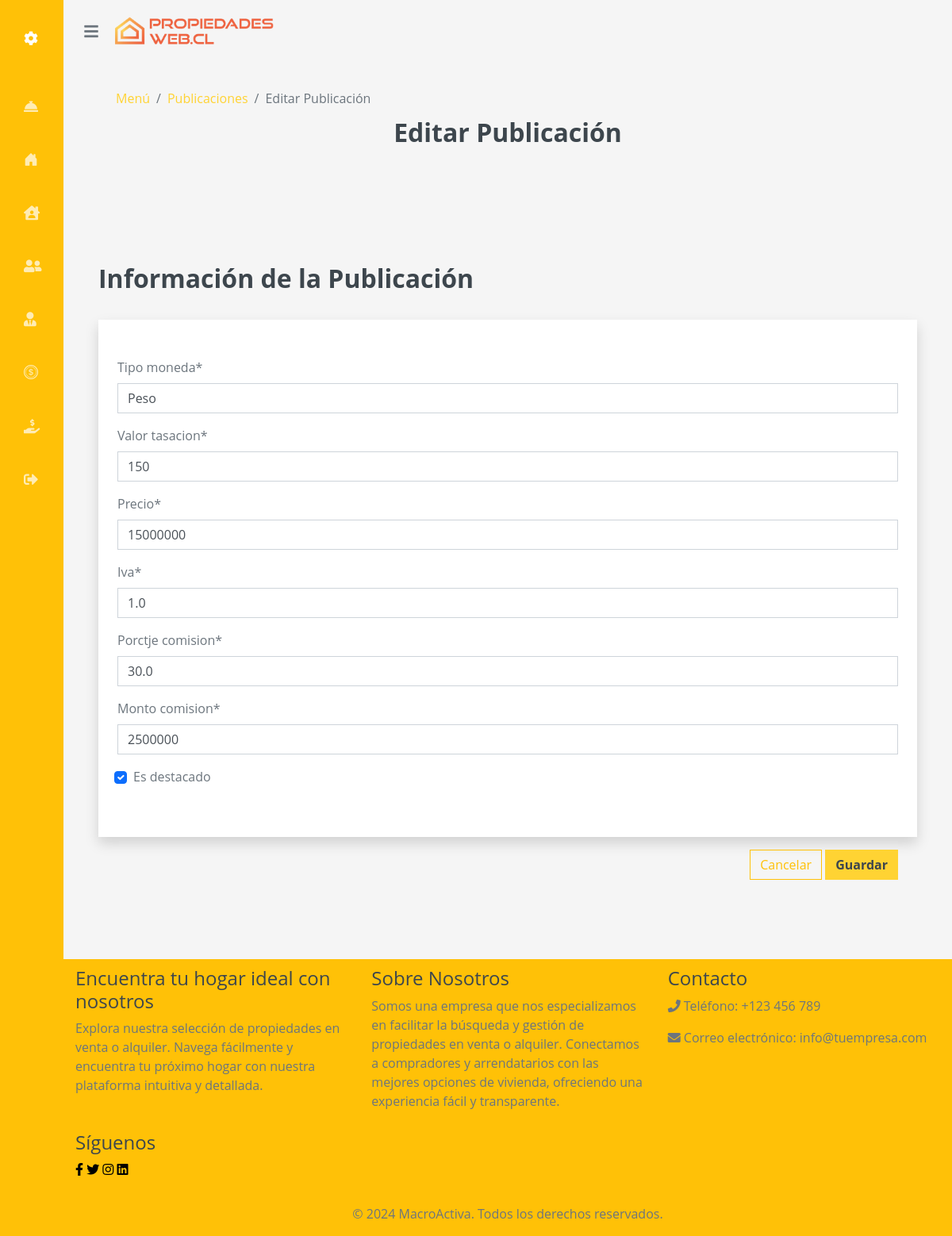
Screenshot of /editar_publicacion/10/ (signed in) with the database file from the repository.
### core/models.py (models this page shows, shortened)
class Publicacion(models.Model):
    id_publicacion = models.AutoField(primary_key=True)
    tipo_moneda = models.CharField(max_length=10)
    valor_tasacion = models.IntegerField()
    precio = models.IntegerField()
    iva = models.FloatField()
    porctje_comision = models.FloatField()
    monto_comision = models.IntegerField()
    es_destacado = models.BooleanField()
    id_propiedad = models.ForeignKey(Propiedad, on_delete=CASCADE)

### core/views.py (the view)
# urls.py: path('editar_publicacion/<int:id_publicacion>/', views.editar_publicacion, name='editar_publicacion'),
@login_required
def editar_publicacion(request, id_publicacion):
    publicacion = get_object_or_404(Publicacion, id_publicacion=id_publicacion)
    if publicacion.id_propiedad.rut_empresa != request.user:
        return HttpResponseForbidden("No tienes permiso para acceder a esta página")
    if request.method == 'POST':
        form = frmPublicacion(request.POST, instance=publicacion)
        if form.is_valid():
            form.save()
            messages.success(request, "Publicación actualizada correctamente")
            return redirect('publicacion')
    else:
        form = frmPublicacion(instance=publicacion)
    return render(request, 'core/editar_publicacion.html', {'form': form,})

### core/forms.py
class frmPublicacion(forms.ModelForm):
    class Meta:
        model = Publicacion
        fields = ['tipo_moneda','valor_tasacion','precio','iva','porctje_comision','monto_comision','es_destacado']

### core/templates/core/editar_publicacion.html (shortened to what this page needs)
{% extends "core/base.html" %}
{% load static %}
{% load crispy_forms_tags %}
{% block content %}
<div class="container-fluid mb-3">
    <div class="col-12 d-flex flex-column flex-md-row justify-content-between align-items-center">
        <nav aria-label="breadcrumb" style="background-color: transparent;">
            <ol class="breadcrumb mb-2 mb-md-0" style="background-color: transparent;">
                <li class="breadcrumb-item"><a href="#">Menú</a></li>
                <li class="breadcrumb-item"><a href="{% url 'publicacion' %}">Publicaciones</a></li>
                <li class="breadcrumb-item active" aria-current="page">Editar Publicación</li>
            </ol>
        </nav>
    </div>
    <h2 style="text-align:center;">Editar Publicación</h2>
</div>
<div class="max-w-screen-2xl mx-auto px-4 sm:px-6 md:px-8" style="margin-top: 50px;">
    <div class="py-4">
        <form action="" method="post" enctype="multipart/form-data" autocomplete="off" class="space-y-4" novalidate>
            <div class="mt-5 md:mt-0 md:col-span-2 shadow-xl">
                <h2 class="px-6 py-4 text-xl font-semibold bg-gray-100 rounded-t-md">Información de la Publicación</h2>
                <div class="shadow overflow-hidden sm:rounded-md">
                    <div class="px-4 py-5 bg-white sm:p-6">
                        <div class="grid grid-cols-6 gap-6">
                            {{ form|crispy }}
                        </div>
                    </div>
                </div>
            </div>
            <div class="px-4 py-3 bg-gray-50 text-right sm:px-6">
                <a href="{% url "publicacion" %}" class="btn btn-outline-warning my-2 my-sm-0">
                    Cancelar
                </a>
                <button type="submit" class="btn btn-primary font-weight-bold">
                    Guardar
                </button>
            </div>
        </form>
    </div>
</div>
{% endblock %}

### core/templates/core/base.html (style rules this page uses)
nav, .offcanvas { background-color: #000000; }

### rows the page displays
Publicacion: tipo_moneda "Peso", valor_tasacion "150", precio "15000000", iva "1.0", porctje_comision "30.0", monto_comision "2500000", es_destacado "☑"
